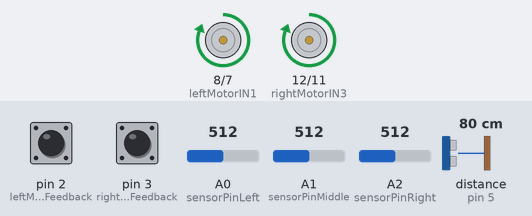
A sketch run on a simulated Arduino Uno, built with avr-gcc and run on an emulated ATmega328P. Shown: motor-driver pin pairs drawn as motors (green arrow = first pin HIGH = forward, orange = second pin HIGH = backward, longer = more drive, scaled by the enable pin). The test bench sets the inputs (shaded band); at power-on: pin 2 (leftMotorFeedback) HIGH, pin 3 (rightMotorFeedback) HIGH, A0 (sensorPinLeft) = 512, A1 (sensorPinMiddle) = 512, A2 (sensorPinRight) = 512, distance to the obstacle (sensor on pin 5) 80 cm. The echo pulse lasts 58.3 µs per cm.

Above: at 1.2 s.
1.3 s: pin 2 (leftMotorFeedback) pulled LOW for 0.15 s
At 2.4 s:
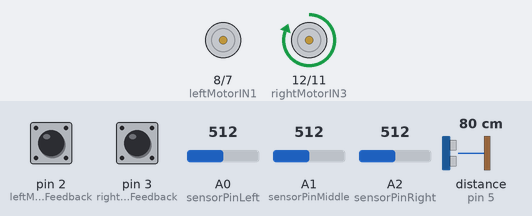
2.9 s: pin 2 (leftMotorFeedback) pulled LOW for 1 s
At 4.9 s:
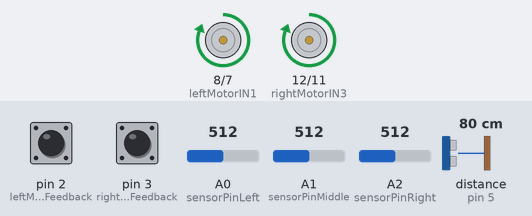
5.4 s: pin 3 (rightMotorFeedback) pulled LOW for 0.15 s
At 6.7 s:
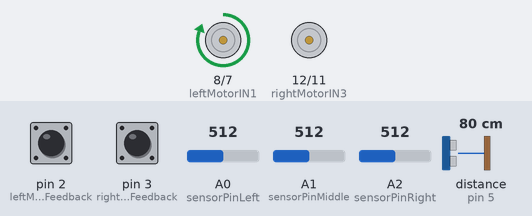
7.0 s: pin 3 (rightMotorFeedback) pulled LOW for 1 s
At 9.2 s:
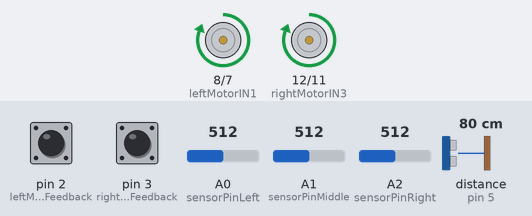
Timing chart, 0 to 10.5 s (numbered marks = the images above; inputs shaded):
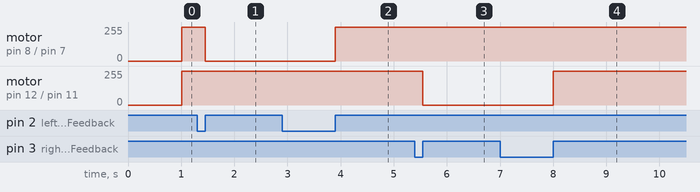

Measured:
- after the input at 1.3 s, motor on pin 8 (leftMotorIN1) / pin 7 (leftMotorIN2): forward 255/255 → stopped after 0.15 s
- after the input at 2.9 s, motor on pin 8 (leftMotorIN1) / pin 7 (leftMotorIN2): stopped → forward 255/255 after 1.0 s
- after the input at 5.4 s, motor on pin 12 (rightMotorIN3) / pin 11 (rightMotorIN4): forward 255/255 → stopped after 0.15 s
- after the input at 7.0 s, motor on pin 12 (rightMotorIN3) / pin 11 (rightMotorIN4): stopped → forward 255/255 after 1.0 s

The sketch:

Drive_Motors.ino
```cpp
#include <NewPing.h>

/*
  Robot Awesome

  Makes awesome happen
 */
const float REVS_PER_METRE = 518.00;

#define leftMotorFeedback 2
#define leftMotorEnable 9
#define leftMotorIN1 8
#define leftMotorIN2 7

#define rightMotorFeedback 3
#define rightMotorEnable 10
#define rightMotorIN4 11
#define rightMotorIN3 12

#define FORWARD_TRIGGER_PIN  4  // Arduino pin tied to trigger pin on the ultrasonic sensor.
#define FORWARD_ECHO_PIN     5  // Arduino pin tied to echo pin on the ultrasonic sensor.
#define FORWARD_MAX_DISTANCE 20 // Maximum distance we want to ping for (in centimeters). Maximum sensor distance is rated at 400-500cm.


#define sensorPinLeft A0    // select the input pin for the potentiometer
#define sensorPinRight A2
#define sensorPinMiddle A1

NewPing forwardSonar(FORWARD_TRIGGER_PIN, FORWARD_ECHO_PIN, FORWARD_MAX_DISTANCE); // NewPing setup of pins and maximum distance.

boolean interruptStopped = false;
boolean shouldMove = false;

int runs = 15;

volatile int revolutions = 0;
volatile int revolutionsLeft = 0;
volatile int revolutionsRight = 0;


int sensorValueLeft = 0;
int sensorValueMiddle = 0;
int sensorValueRight = 0;// variable to store the value coming from the sensor

float leftAdjust;
float rightAdjust;
float middleAdjust;

float leftCalibrated;
float middleCalibrated;
float rightCalibrated;

float leftAdjustPercent;
float middleAdjustPercent;
float rightAdjustPercent;


// the setup routine runs once when you press reset:
void setup() {
  // initialize the digital pin as an output.
  pinMode(leftMotorIN1, OUTPUT);
  pinMode(leftMotorIN2, OUTPUT);
  pinMode(rightMotorIN3, OUTPUT);
  pinMode(rightMotorIN4, OUTPUT);
  pinMode(leftMotorEnable, OUTPUT);
  pinMode(rightMotorEnable, OUTPUT);
  digitalWrite(rightMotorFeedback, HIGH);
  digitalWrite(leftMotorFeedback, HIGH);
  attachInterrupt(0, processLeftMotorInterrupt, RISING);
  attachInterrupt(1, processRightMotorInterrupt, RISING);

  digitalWrite(sensorPinLeft, HIGH);
  digitalWrite(sensorPinMiddle, HIGH);
  digitalWrite(sensorPinRight, HIGH);

  calibrateSensors();

}

// the loop routine runs over and over again forever:
void loop() {
  resetAll();

  while (runs > 0) {
    followLight();
    //driveForward_cms(100);
    //turnHardLeft(8.2);
    runs--;
  }

}

void processLeftMotorInterrupt() {
  revolutions--;
  revolutionsLeft--;
    if (!shouldMove) {
    return;
  }
  if (interruptStopped) {
    digitalWrite(rightMotorEnable, HIGH);
    digitalWrite(leftMotorEnable, HIGH);
  } else {
    digitalWrite(leftMotorEnable, LOW);
    digitalWrite(rightMotorEnable, HIGH);
  }
  interruptStopped = !interruptStopped;
}
void processRightMotorInterrupt() {
  revolutions--;
  revolutionsRight--;
  if (!shouldMove) {
    return;
  }
  if (interruptStopped) {
    digitalWrite(leftMotorEnable, HIGH);
    digitalWrite(rightMotorEnable, HIGH);
  } else {
    digitalWrite(rightMotorEnable, LOW);
    digitalWrite(leftMotorEnable, HIGH);
  }
  interruptStopped = !interruptStopped;

}

void followLight()
{
  driveForward_cms(3);

  enableBoth();
  while (!facingLight()) {
    if (brighterRight()) {
      turnRight();
    } else {
      turnLeft();
    }
  }
  resetAll();

}

boolean facingLight()
{
  sensorValueLeft = analogRead(sensorPinLeft);
  sensorValueMiddle = analogRead(sensorPinMiddle);
  sensorValueRight = analogRead(sensorPinRight);

  leftCalibrated = sensorValueLeft / leftAdjustPercent;
  middleCalibrated = sensorValueMiddle / middleAdjustPercent;
  rightCalibrated = sensorValueRight / rightAdjustPercent;

  return (middleCalibrated <= leftCalibrated && middleCalibrated <= rightCalibrated);
}

boolean brighterRight()
{
  sensorValueLeft = analogRead(sensorPinLeft);
  sensorValueMiddle = analogRead(sensorPinMiddle);
  sensorValueRight = analogRead(sensorPinRight);

  leftCalibrated = sensorValueLeft / leftAdjustPercent;
  middleCalibrated = sensorValueMiddle / middleAdjustPercent;
  rightCalibrated = sensorValueRight / rightAdjustPercent;

  float rightCalibratedPlus = rightCalibrated + (rightCalibrated*0.1);

  return (rightCalibratedPlus < leftCalibrated && rightCalibratedPlus < middleCalibrated);
}

void driveForward_cms(float cm){

  revolutions = (REVS_PER_METRE * (cm / 100) *2);

  leftForward();
  rightForward();
  shouldMove = true;
  enableBoth();

  while (revolutions > 0) {
    stopIfObstacleCloserThan_cm(10);
  }

  shouldMove = false;
  resetAll();
}

void stopIfObstacleCloserThan_cm(float cm){
  unsigned int uS = forwardSonar.ping();
  unsigned int distance = uS / US_ROUNDTRIP_CM;
  if(distance>0 && distance<=cm)
  {
    revolutions=0;
    resetAll();
  }
}

void driveBackward_seconds(int time){
  leftBack();
  rightBack();
  shouldMove = true;
  enableBoth();

  delay(time);
  shouldMove = false;
  resetAll();
}

void turnHardLeft(float cm) {
  revolutionsLeft = (REVS_PER_METRE * (cm / 100.00));
  revolutionsRight = revolutionsLeft;
  leftBack();
  rightForward();
  enableBoth();

  while (revolutionsLeft > 0 || revolutionsRight > 0) {
    if (revolutionsLeft > 0) {
      leftBack();
    } else {
      stopLeft();
    }
    if (revolutionsRight > 0) {
      rightForward();
    } else {
      stopRight();
    }

  }

  resetAll();

}

void turnHardLeft90() {
  leftBack();
  rightForward();

  enableBoth();
  delay(1250);
  resetAll();
}
void turnHardRight90() {
  leftForward();
  rightBack();

  enableBoth();
  delay(1250);
  resetAll();
}
void turnLeft() {
  rightForward();
  leftBack();
}
void turnRight() {
  leftForward();
  rightBack();
}

void rightBack() {
  digitalWrite(rightMotorIN4, HIGH);
  digitalWrite(rightMotorIN3, LOW);
}
void rightForward() {
  digitalWrite(rightMotorIN3, HIGH);
  digitalWrite(rightMotorIN4, LOW);
}
void stopRight() {
  digitalWrite(rightMotorEnable, LOW);
  digitalWrite(rightMotorIN3, LOW);
  digitalWrite(rightMotorIN4, LOW);
}
void enableRight() {
  digitalWrite(rightMotorEnable, HIGH);
}

void leftForward() {
  digitalWrite(leftMotorIN1, HIGH);
  digitalWrite(leftMotorIN2, LOW);
}

void leftBack() {
  digitalWrite(leftMotorIN2, HIGH);
  digitalWrite(leftMotorIN1, LOW);
}

void stopLeft() {
  digitalWrite(leftMotorEnable, LOW);
  digitalWrite(leftMotorIN1, LOW);
  digitalWrite(leftMotorIN2, LOW);
}

void enableLeft() {
  digitalWrite(leftMotorEnable, HIGH);
}

void resetAll() {
   stopLeft();
   stopRight();
   delay(1000);
}

void enableBoth() {
  enableLeft();
  enableRight();
}

void calibrateSensors() {
  float leftTotal =0;
  float middleTotal = 0;
  float rightTotal=0;
  float combinedTotal = 0;

  for (int i=20; i--; i>0) {
    leftTotal += analogRead(sensorPinLeft);
    middleTotal += analogRead(sensorPinMiddle);
    rightTotal += analogRead(sensorPinRight);
  }

  leftAdjust = leftTotal/20.0;
  middleAdjust = middleTotal/20.0;
  rightAdjust = rightTotal/20.0;


  combinedTotal = leftTotal + middleTotal + rightTotal;


  leftAdjustPercent = leftTotal / combinedTotal;
  middleAdjustPercent = middleTotal / combinedTotal;
  rightAdjustPercent = rightTotal / combinedTotal;

}
```
